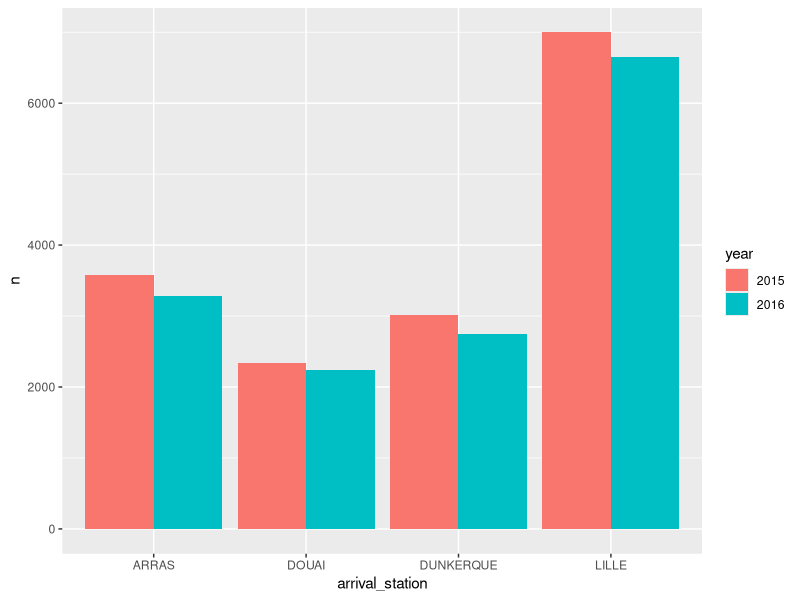
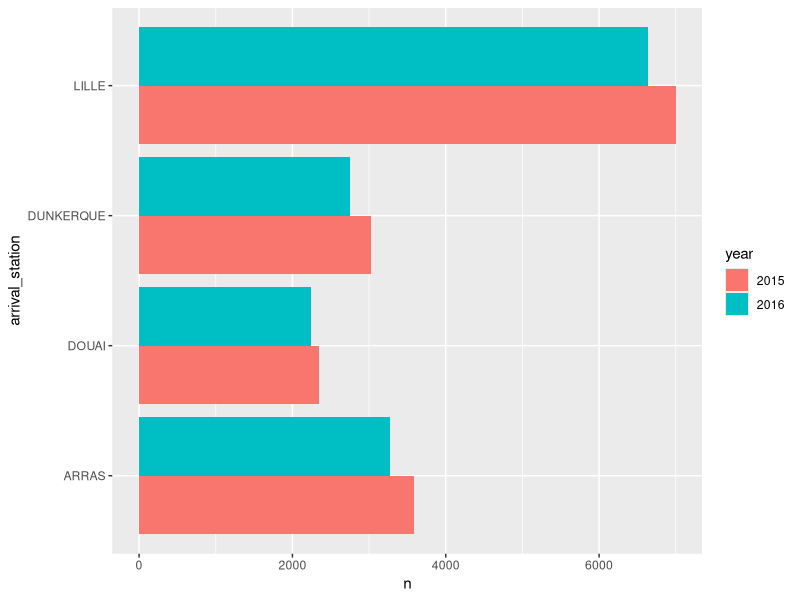
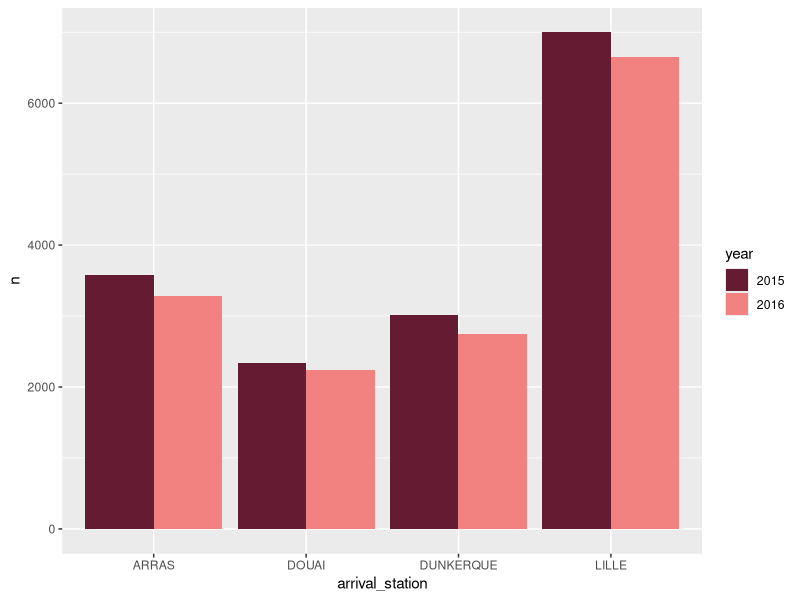
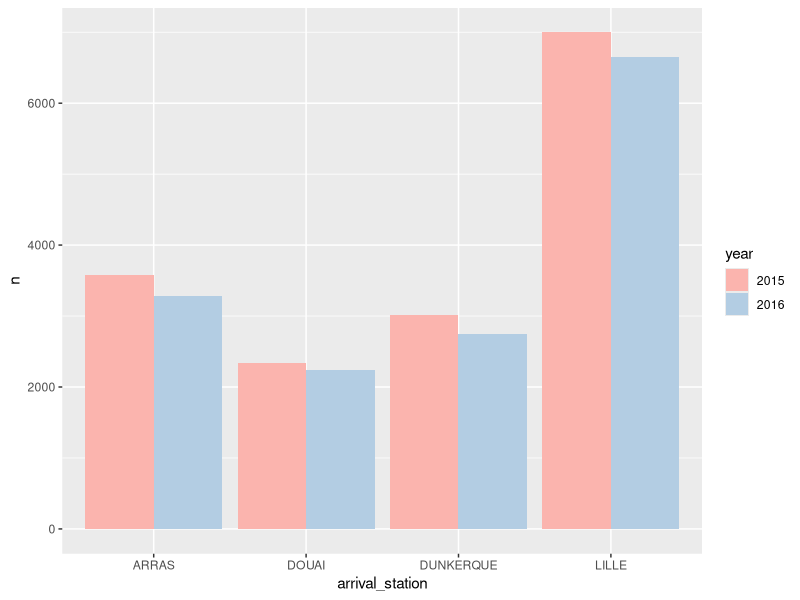
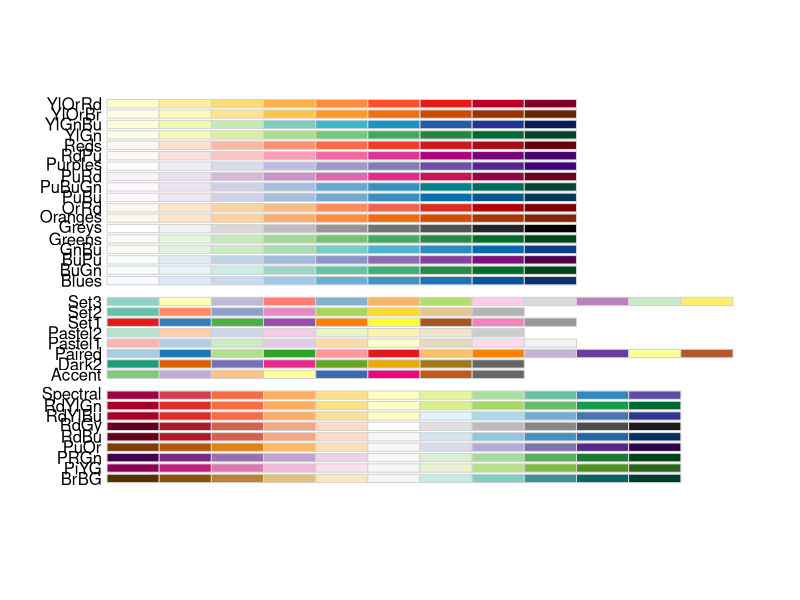
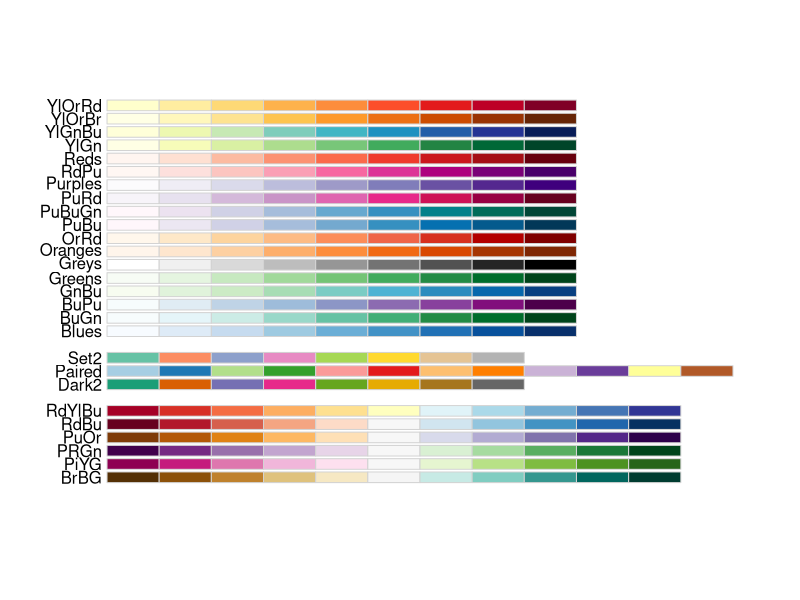
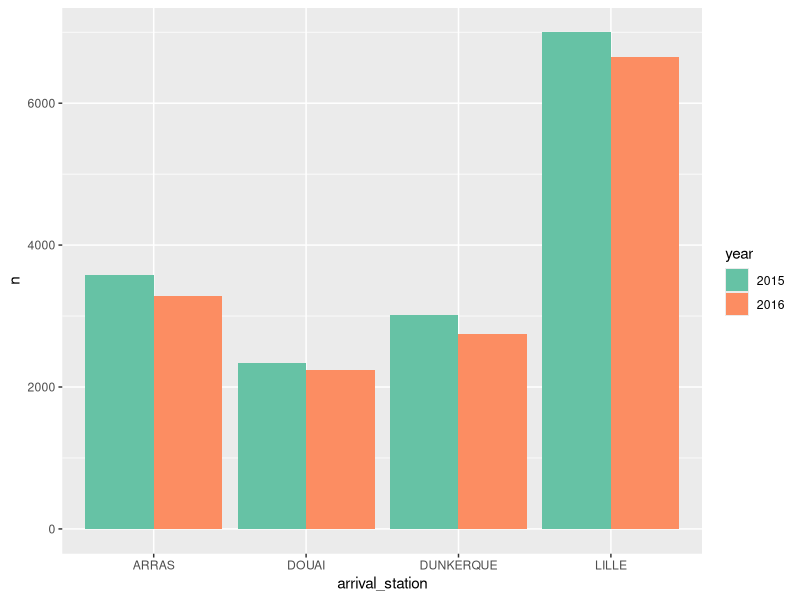
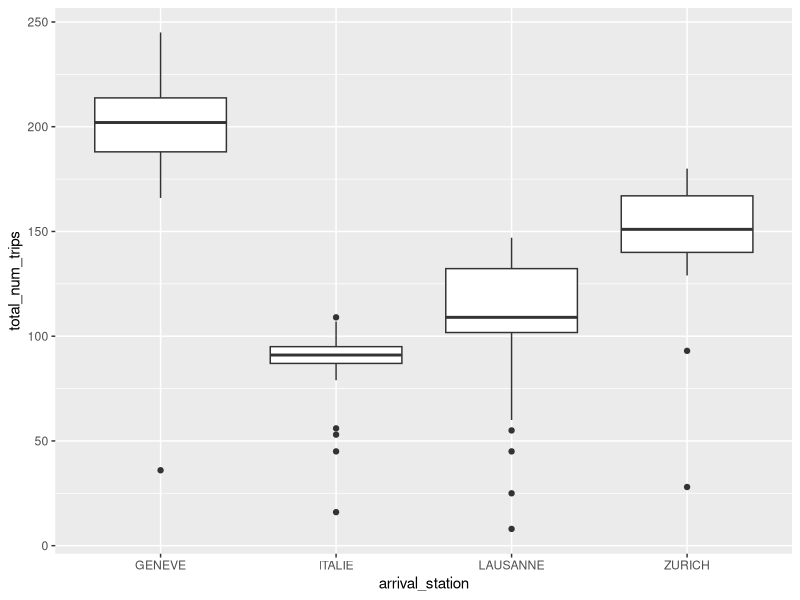

R code for these plots, in order:
## ---- chunk 1
knitr::opts_chunk$set(echo = TRUE)

library(tidyverse)
library(RColorBrewer)
## ---- chunk 2
# with pipe
starwars |> 
  filter(homeworld == "Tatooine") |> 
  group_by(species) |> 
  summarise(h = mean(height))

# without pipe
summarise(group_by(filter(starwars, homeworld == "Tatooine"), species), h = mean(height))
## ---- chunk 3
data <- readr::read_csv("french_trains.csv")

data
## ---- chunk 4
bar_plot <- data |> 
  filter(departure_station == "PARIS NORD",
         year %in% c(2015, 2016)) |> 
  mutate(year = as.character(year)) |> 
  summarise(n = sum(total_num_trips), .by = c(year, arrival_station)) |> 
   ggplot(aes(x = arrival_station, y = n, fill = year)) +
   geom_bar(stat="identity", position = "dodge")

bar_plot
## ---- chunk 5
h_bar_plot <- bar_plot +
  coord_flip() # flip cartesian coordinates

h_bar_plot
## ---- chunk 6
bar_plot +
  scale_fill_manual(values=c("#651C32", "#F2827F")) # SNCF visual identity 
## ---- chunk 7
bar_plot +
  scale_fill_brewer(palette = "Pastel1")
## ---- chunk 8
display.brewer.all()
display.brewer.all(colorblindFriendly = TRUE)

bar_plot +
  scale_fill_brewer(palette = "Set2")
## ---- chunk 9
box_plot <- data |> 
  filter(departure_station == "PARIS LYON",
         service == "International") |> 
  ggplot(aes(x = arrival_station, y = total_num_trips)) +
  geom_boxplot()

box_plot
## ---- chunk 10
violin_plot <- data |> 
  filter(departure_station == "PARIS LYON",
         service == "International") |> 
  ggplot(aes(x = arrival_station, y = total_num_trips)) +
  geom_violin()

violin_plot
## ---- chunk 11
data
